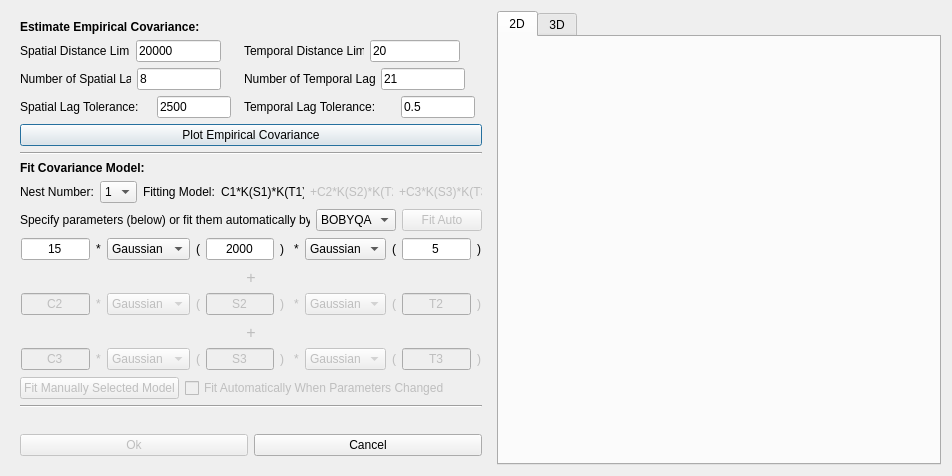
<?xml version="1.0" encoding="UTF-8"?>
<ui version="4.0">
 <class>PlotAndFitCovDlg</class>
 <widget class="QDialog" name="PlotAndFitCovDlg">
  <property name="windowModality">
   <enum>Qt::WindowModal</enum>
  </property>
  <property name="geometry">
   <rect>
    <x>0</x>
    <y>0</y>
    <width>952</width>
    <height>476</height>
   </rect>
  </property>
  <property name="windowTitle">
   <string>Covariance Analysis</string>
  </property>
  <property name="layoutDirection">
   <enum>Qt::LeftToRight</enum>
  </property>
  <layout class="QHBoxLayout" name="horizontalLayout_19">
   <item>
    <widget class="QWidget" name="widget" native="true">
     <property name="minimumSize">
      <size>
       <width>0</width>
       <height>0</height>
      </size>
     </property>
     <property name="maximumSize">
      <size>
       <width>480</width>
       <height>16777215</height>
      </size>
     </property>
     <layout class="QVBoxLayout" name="verticalLayout_10">
      <property name="sizeConstraint">
       <enum>QLayout::SetDefaultConstraint</enum>
      </property>
      <item>
       <layout class="QVBoxLayout" name="verticalLayout_6">
        <item>
         <layout class="QVBoxLayout" name="verticalLayout_5">
          <item>
           <widget class="QLabel" name="label_4">
            <property name="text">
             <string>&lt;html&gt;&lt;head/&gt;&lt;body&gt;&lt;p&gt;&lt;span style=&quot; font-family:'Helvetica,sans-serif'; font-weight:600; color:#000000;&quot;&gt;Estimate Empirical Covariance&lt;/span&gt;&lt;span style=&quot; font-weight:600; color:#000000;&quot;&gt;:&lt;/span&gt;&lt;/p&gt;&lt;/body&gt;&lt;/html&gt;</string>
            </property>
           </widget>
          </item>
          <item>
           <layout class="QHBoxLayout" name="horizontalLayout_12">
            <item>
             <layout class="QVBoxLayout" name="verticalLayout_4">
              <item>
               <layout class="QHBoxLayout" name="horizontalLayout_4">
                <item>
                 <widget class="QLabel" name="label_50">
                  <property name="minimumSize">
                   <size>
                    <width>110</width>
                    <height>16</height>
                   </size>
                  </property>
                  <property name="maximumSize">
                   <size>
                    <width>16777215</width>
                    <height>16777215</height>
                   </size>
                  </property>
                  <property name="text">
                   <string>Spatial Distance Limit:</string>
                  </property>
                 </widget>
                </item>
                <item>
                 <widget class="QLineEdit" name="lineEdit_sl">
                  <property name="sizePolicy">
                   <sizepolicy hsizetype="Expanding" vsizetype="Fixed">
                    <horstretch>0</horstretch>
                    <verstretch>0</verstretch>
                   </sizepolicy>
                  </property>
                  <property name="text">
                   <string>20000</string>
                  </property>
                 </widget>
                </item>
                <item>
                 <spacer name="horizontalSpacer">
                  <property name="orientation">
                   <enum>Qt::Horizontal</enum>
                  </property>
                  <property name="sizeHint" stdset="0">
                   <size>
                    <width>40</width>
                    <height>20</height>
                   </size>
                  </property>
                 </spacer>
                </item>
               </layout>
              </item>
              <item>
               <layout class="QHBoxLayout" name="horizontalLayout_5">
                <item>
                 <widget class="QLabel" name="label_51">
                  <property name="minimumSize">
                   <size>
                    <width>111</width>
                    <height>16</height>
                   </size>
                  </property>
                  <property name="text">
                   <string>Number of Spatial Lags:</string>
                  </property>
                 </widget>
                </item>
                <item>
                 <widget class="QLineEdit" name="lineEdit_sn">
                  <property name="text">
                   <string>8</string>
                  </property>
                 </widget>
                </item>
                <item>
                 <spacer name="horizontalSpacer_5">
                  <property name="orientation">
                   <enum>Qt::Horizontal</enum>
                  </property>
                  <property name="sizeHint" stdset="0">
                   <size>
                    <width>40</width>
                    <height>20</height>
                   </size>
                  </property>
                 </spacer>
                </item>
               </layout>
              </item>
              <item>
               <layout class="QHBoxLayout" name="horizontalLayout_7">
                <item>
                 <widget class="QLabel" name="label_52">
                  <property name="minimumSize">
                   <size>
                    <width>131</width>
                    <height>16</height>
                   </size>
                  </property>
                  <property name="maximumSize">
                   <size>
                    <width>131</width>
                    <height>16</height>
                   </size>
                  </property>
                  <property name="text">
                   <string>Spatial Lag Tolerance:</string>
                  </property>
                 </widget>
                </item>
                <item>
                 <widget class="QLineEdit" name="lineEdit_sr">
                  <property name="text">
                   <string>2500</string>
                  </property>
                 </widget>
                </item>
                <item>
                 <spacer name="horizontalSpacer_7">
                  <property name="orientation">
                   <enum>Qt::Horizontal</enum>
                  </property>
                  <property name="sizeHint" stdset="0">
                   <size>
                    <width>40</width>
                    <height>20</height>
                   </size>
                  </property>
                 </spacer>
                </item>
               </layout>
              </item>
             </layout>
            </item>
            <item>
             <widget class="QWidget" name="temporalcalcovwgt" native="true">
              <layout class="QVBoxLayout" name="verticalLayout_3">
               <property name="margin">
                <number>0</number>
               </property>
               <item>
                <layout class="QHBoxLayout" name="horizontalLayout">
                 <item>
                  <widget class="QLabel" name="label_53">
                   <property name="minimumSize">
                    <size>
                     <width>120</width>
                     <height>20</height>
                    </size>
                   </property>
                   <property name="maximumSize">
                    <size>
                     <width>16777215</width>
                     <height>16777215</height>
                    </size>
                   </property>
                   <property name="text">
                    <string>Temporal Distance Limit:</string>
                   </property>
                  </widget>
                 </item>
                 <item>
                  <widget class="QLineEdit" name="lineEdit_tl">
                   <property name="text">
                    <string>20</string>
                   </property>
                  </widget>
                 </item>
                 <item>
                  <spacer name="horizontalSpacer_4">
                   <property name="orientation">
                    <enum>Qt::Horizontal</enum>
                   </property>
                   <property name="sizeHint" stdset="0">
                    <size>
                     <width>40</width>
                     <height>20</height>
                    </size>
                   </property>
                  </spacer>
                 </item>
                </layout>
               </item>
               <item>
                <layout class="QHBoxLayout" name="horizontalLayout_2">
                 <item>
                  <widget class="QLabel" name="label_54">
                   <property name="minimumSize">
                    <size>
                     <width>131</width>
                     <height>16</height>
                    </size>
                   </property>
                   <property name="maximumSize">
                    <size>
                     <width>131</width>
                     <height>16</height>
                    </size>
                   </property>
                   <property name="text">
                    <string>Number of Temporal Lags:</string>
                   </property>
                  </widget>
                 </item>
                 <item>
                  <widget class="QLineEdit" name="lineEdit_tn">
                   <property name="text">
                    <string>21</string>
                   </property>
                  </widget>
                 </item>
                 <item>
                  <spacer name="horizontalSpacer_6">
                   <property name="orientation">
                    <enum>Qt::Horizontal</enum>
                   </property>
                   <property name="sizeHint" stdset="0">
                    <size>
                     <width>40</width>
                     <height>20</height>
                    </size>
                   </property>
                  </spacer>
                 </item>
                </layout>
               </item>
               <item>
                <layout class="QHBoxLayout" name="horizontalLayout_3">
                 <item>
                  <widget class="QLabel" name="label_55">
                   <property name="minimumSize">
                    <size>
                     <width>151</width>
                     <height>16</height>
                    </size>
                   </property>
                   <property name="maximumSize">
                    <size>
                     <width>151</width>
                     <height>16</height>
                    </size>
                   </property>
                   <property name="text">
                    <string>Temporal Lag Tolerance:</string>
                   </property>
                  </widget>
                 </item>
                 <item>
                  <widget class="QLineEdit" name="lineEdit_tr">
                   <property name="text">
                    <string>0.5</string>
                   </property>
                  </widget>
                 </item>
                 <item>
                  <spacer name="horizontalSpacer_8">
                   <property name="orientation">
                    <enum>Qt::Horizontal</enum>
                   </property>
                   <property name="sizeHint" stdset="0">
                    <size>
                     <width>40</width>
                     <height>20</height>
                    </size>
                   </property>
                  </spacer>
                 </item>
                </layout>
               </item>
              </layout>
             </widget>
            </item>
           </layout>
          </item>
          <item>
           <layout class="QHBoxLayout" name="horizontalLayout_15">
            <item>
             <widget class="QPushButton" name="pushButton_plot">
              <property name="text">
               <string>Plot Empirical Covariance</string>
              </property>
             </widget>
            </item>
           </layout>
          </item>
         </layout>
        </item>
       </layout>
      </item>
      <item>
       <widget class="Line" name="line">
        <property name="orientation">
         <enum>Qt::Horizontal</enum>
        </property>
       </widget>
      </item>
      <item>
       <layout class="QVBoxLayout" name="verticalLayout_11">
        <item>
         <widget class="QLabel" name="label_5">
          <property name="text">
           <string>&lt;html&gt;&lt;head/&gt;&lt;body&gt;&lt;p&gt;&lt;span style=&quot; font-family:'Helvetica,sans-serif'; font-weight:600; color:#000000;&quot;&gt;Fit Covariance Model:&lt;/span&gt;&lt;/p&gt;&lt;/body&gt;&lt;/html&gt;</string>
          </property>
         </widget>
        </item>
        <item>
         <layout class="QHBoxLayout" name="horizontalLayout_13">
          <item>
           <widget class="QLabel" name="label_15">
            <property name="text">
             <string>Nest Number:</string>
            </property>
           </widget>
          </item>
          <item>
           <widget class="QComboBox" name="comboBox_nestnumber">
            <item>
             <property name="text">
              <string>1</string>
             </property>
            </item>
            <item>
             <property name="text">
              <string>2</string>
             </property>
            </item>
            <item>
             <property name="text">
              <string>3</string>
             </property>
            </item>
           </widget>
          </item>
          <item>
           <spacer name="horizontalSpacer_2">
            <property name="orientation">
             <enum>Qt::Horizontal</enum>
            </property>
            <property name="sizeHint" stdset="0">
             <size>
              <width>40</width>
              <height>20</height>
             </size>
            </property>
           </spacer>
          </item>
          <item>
           <widget class="QLabel" name="label_23">
            <property name="text">
             <string>Fitting Model:</string>
            </property>
           </widget>
          </item>
          <item>
           <widget class="QLabel" name="label_1">
            <property name="text">
             <string>C1*K(S1)*K(T1)</string>
            </property>
           </widget>
          </item>
          <item>
           <widget class="QLabel" name="label_2">
            <property name="enabled">
             <bool>false</bool>
            </property>
            <property name="text">
             <string>+C2*K(S2)*K(T2)</string>
            </property>
           </widget>
          </item>
          <item>
           <widget class="QLabel" name="label_3">
            <property name="enabled">
             <bool>false</bool>
            </property>
            <property name="text">
             <string>+C3*K(S3)*K(T3)</string>
            </property>
           </widget>
          </item>
         </layout>
        </item>
        <item>
         <layout class="QHBoxLayout" name="horizontalLayout_9">
          <item>
           <widget class="QLabel" name="label">
            <property name="text">
             <string>Specify parameters (below) or fit them automatically by</string>
            </property>
           </widget>
          </item>
          <item>
           <widget class="QComboBox" name="comboBox_method">
            <item>
             <property name="text">
              <string>BOBYQA</string>
             </property>
            </item>
            <item>
             <property name="text">
              <string>PSO</string>
             </property>
            </item>
           </widget>
          </item>
          <item>
           <widget class="QPushButton" name="pushButton_show">
            <property name="enabled">
             <bool>false</bool>
            </property>
            <property name="text">
             <string>Fit Auto</string>
            </property>
           </widget>
          </item>
          <item>
           <spacer name="horizontalSpacer_3">
            <property name="orientation">
             <enum>Qt::Horizontal</enum>
            </property>
            <property name="sizeHint" stdset="0">
             <size>
              <width>40</width>
              <height>20</height>
             </size>
            </property>
           </spacer>
          </item>
         </layout>
        </item>
        <item>
         <widget class="QWidget" name="widget_7" native="true">
          <layout class="QVBoxLayout" name="verticalLayout_9">
           <property name="margin">
            <number>1</number>
           </property>
           <item>
            <layout class="QHBoxLayout" name="horizontalLayout_11">
             <item>
              <widget class="QLineEdit" name="lineEdit_c1">
               <property name="minimumSize">
                <size>
                 <width>69</width>
                 <height>20</height>
                </size>
               </property>
               <property name="text">
                <string>15</string>
               </property>
               <property name="alignment">
                <set>Qt::AlignCenter</set>
               </property>
              </widget>
             </item>
             <item>
              <widget class="QLabel" name="label_12">
               <property name="text">
                <string>*</string>
               </property>
              </widget>
             </item>
             <item>
              <widget class="QComboBox" name="comboBox_s1">
               <property name="minimumSize">
                <size>
                 <width>83</width>
                 <height>20</height>
                </size>
               </property>
               <item>
                <property name="text">
                 <string>Gaussian</string>
                </property>
               </item>
               <item>
                <property name="text">
                 <string>Exponential</string>
                </property>
               </item>
               <item>
                <property name="text">
                 <string>Spherical</string>
                </property>
               </item>
               <item>
                <property name="text">
                 <string>Holecos</string>
                </property>
               </item>
               <item>
                <property name="text">
                 <string>Nugget</string>
                </property>
               </item>
              </widget>
             </item>
             <item>
              <widget class="QLabel" name="label_26">
               <property name="text">
                <string>(</string>
               </property>
              </widget>
             </item>
             <item>
              <widget class="QLineEdit" name="lineEdit_s1">
               <property name="minimumSize">
                <size>
                 <width>68</width>
                 <height>20</height>
                </size>
               </property>
               <property name="text">
                <string>2000</string>
               </property>
               <property name="alignment">
                <set>Qt::AlignCenter</set>
               </property>
              </widget>
             </item>
             <item>
              <widget class="QLabel" name="label_t1">
               <property name="text">
                <string>) </string>
               </property>
              </widget>
             </item>
             <item>
              <widget class="QWidget" name="temporalfitcovwgt_1" native="true">
               <layout class="QHBoxLayout" name="horizontalLayout_16">
                <property name="margin">
                 <number>0</number>
                </property>
                <item>
                 <widget class="QLabel" name="label_6">
                  <property name="text">
                   <string>*</string>
                  </property>
                 </widget>
                </item>
                <item>
                 <widget class="QComboBox" name="comboBox_t1">
                  <item>
                   <property name="text">
                    <string>Gaussian</string>
                   </property>
                  </item>
                  <item>
                   <property name="text">
                    <string>Exponential</string>
                   </property>
                  </item>
                  <item>
                   <property name="text">
                    <string>Spherical</string>
                   </property>
                  </item>
                  <item>
                   <property name="text">
                    <string>Holecos</string>
                   </property>
                  </item>
                  <item>
                   <property name="text">
                    <string>Nugget</string>
                   </property>
                  </item>
                 </widget>
                </item>
                <item>
                 <widget class="QLabel" name="label_30">
                  <property name="text">
                   <string>(</string>
                  </property>
                 </widget>
                </item>
                <item>
                 <widget class="QLineEdit" name="lineEdit_t1">
                  <property name="minimumSize">
                   <size>
                    <width>69</width>
                    <height>20</height>
                   </size>
                  </property>
                  <property name="text">
                   <string>5</string>
                  </property>
                  <property name="alignment">
                   <set>Qt::AlignCenter</set>
                  </property>
                 </widget>
                </item>
                <item>
                 <widget class="QLabel" name="label_31">
                  <property name="text">
                   <string>)</string>
                  </property>
                 </widget>
                </item>
               </layout>
              </widget>
             </item>
            </layout>
           </item>
          </layout>
         </widget>
        </item>
        <item>
         <widget class="QWidget" name="widget_4" native="true">
          <property name="enabled">
           <bool>false</bool>
          </property>
          <layout class="QVBoxLayout" name="verticalLayout_7">
           <property name="margin">
            <number>1</number>
           </property>
           <item>
            <widget class="QLabel" name="label_14">
             <property name="font">
              <font>
               <pointsize>12</pointsize>
              </font>
             </property>
             <property name="text">
              <string>+</string>
             </property>
             <property name="alignment">
              <set>Qt::AlignCenter</set>
             </property>
            </widget>
           </item>
           <item>
            <layout class="QHBoxLayout" name="horizontalLayout_10">
             <item>
              <widget class="QLineEdit" name="lineEdit_c2">
               <property name="minimumSize">
                <size>
                 <width>69</width>
                 <height>20</height>
                </size>
               </property>
               <property name="text">
                <string>C2</string>
               </property>
               <property name="alignment">
                <set>Qt::AlignCenter</set>
               </property>
              </widget>
             </item>
             <item>
              <widget class="QLabel" name="label_10">
               <property name="text">
                <string>*</string>
               </property>
              </widget>
             </item>
             <item>
              <widget class="QComboBox" name="comboBox_s2">
               <property name="minimumSize">
                <size>
                 <width>83</width>
                 <height>20</height>
                </size>
               </property>
               <item>
                <property name="text">
                 <string>Gaussian</string>
                </property>
               </item>
               <item>
                <property name="text">
                 <string>Exponential</string>
                </property>
               </item>
               <item>
                <property name="text">
                 <string>Spherical</string>
                </property>
               </item>
               <item>
                <property name="text">
                 <string>Holecos</string>
                </property>
               </item>
               <item>
                <property name="text">
                 <string>Nugget</string>
                </property>
               </item>
              </widget>
             </item>
             <item>
              <widget class="QLabel" name="label_11">
               <property name="text">
                <string>(</string>
               </property>
              </widget>
             </item>
             <item>
              <widget class="QLineEdit" name="lineEdit_s2">
               <property name="minimumSize">
                <size>
                 <width>68</width>
                 <height>20</height>
                </size>
               </property>
               <property name="text">
                <string>S2</string>
               </property>
               <property name="alignment">
                <set>Qt::AlignCenter</set>
               </property>
              </widget>
             </item>
             <item>
              <widget class="QLabel" name="label_t1_2">
               <property name="text">
                <string>) </string>
               </property>
              </widget>
             </item>
             <item>
              <widget class="QWidget" name="temporalfitcovwgt_2" native="true">
               <layout class="QHBoxLayout" name="horizontalLayout_17">
                <property name="margin">
                 <number>0</number>
                </property>
                <item>
                 <widget class="QLabel" name="label_7">
                  <property name="text">
                   <string>*</string>
                  </property>
                 </widget>
                </item>
                <item>
                 <widget class="QComboBox" name="comboBox_t2">
                  <item>
                   <property name="text">
                    <string>Gaussian</string>
                   </property>
                  </item>
                  <item>
                   <property name="text">
                    <string>Exponential</string>
                   </property>
                  </item>
                  <item>
                   <property name="text">
                    <string>Spherical</string>
                   </property>
                  </item>
                  <item>
                   <property name="text">
                    <string>Holecos</string>
                   </property>
                  </item>
                  <item>
                   <property name="text">
                    <string>Nugget</string>
                   </property>
                  </item>
                 </widget>
                </item>
                <item>
                 <widget class="QLabel" name="label_18">
                  <property name="text">
                   <string>(</string>
                  </property>
                 </widget>
                </item>
                <item>
                 <widget class="QLineEdit" name="lineEdit_t2">
                  <property name="minimumSize">
                   <size>
                    <width>69</width>
                    <height>20</height>
                   </size>
                  </property>
                  <property name="text">
                   <string>T2</string>
                  </property>
                  <property name="alignment">
                   <set>Qt::AlignCenter</set>
                  </property>
                 </widget>
                </item>
                <item>
                 <widget class="QLabel" name="label_21">
                  <property name="text">
                   <string>)</string>
                  </property>
                 </widget>
                </item>
               </layout>
              </widget>
             </item>
            </layout>
           </item>
          </layout>
         </widget>
        </item>
        <item>
         <widget class="QWidget" name="widget_5" native="true">
          <property name="enabled">
           <bool>false</bool>
          </property>
          <layout class="QVBoxLayout" name="verticalLayout_8">
           <property name="margin">
            <number>1</number>
           </property>
           <item>
            <widget class="QLabel" name="label_19">
             <property name="font">
              <font>
               <pointsize>12</pointsize>
              </font>
             </property>
             <property name="text">
              <string>+</string>
             </property>
             <property name="alignment">
              <set>Qt::AlignCenter</set>
             </property>
            </widget>
           </item>
           <item>
            <layout class="QHBoxLayout" name="horizontalLayout_8">
             <item>
              <widget class="QLineEdit" name="lineEdit_c3">
               <property name="minimumSize">
                <size>
                 <width>69</width>
                 <height>20</height>
                </size>
               </property>
               <property name="text">
                <string>C3</string>
               </property>
               <property name="alignment">
                <set>Qt::AlignCenter</set>
               </property>
              </widget>
             </item>
             <item>
              <widget class="QLabel" name="label_9">
               <property name="text">
                <string>*</string>
               </property>
              </widget>
             </item>
             <item>
              <widget class="QComboBox" name="comboBox_s3">
               <property name="minimumSize">
                <size>
                 <width>83</width>
                 <height>20</height>
                </size>
               </property>
               <item>
                <property name="text">
                 <string>Gaussian</string>
                </property>
               </item>
               <item>
                <property name="text">
                 <string>Exponential</string>
                </property>
               </item>
               <item>
                <property name="text">
                 <string>Spherical</string>
                </property>
               </item>
               <item>
                <property name="text">
                 <string>Holecos</string>
                </property>
               </item>
               <item>
                <property name="text">
                 <string>Nugget</string>
                </property>
               </item>
              </widget>
             </item>
             <item>
              <widget class="QLabel" name="label_13">
               <property name="text">
                <string>(</string>
               </property>
              </widget>
             </item>
             <item>
              <widget class="QLineEdit" name="lineEdit_s3">
               <property name="minimumSize">
                <size>
                 <width>68</width>
                 <height>20</height>
                </size>
               </property>
               <property name="text">
                <string>S3</string>
               </property>
               <property name="alignment">
                <set>Qt::AlignCenter</set>
               </property>
              </widget>
             </item>
             <item>
              <widget class="QLabel" name="label_t1_3">
               <property name="text">
                <string>) </string>
               </property>
              </widget>
             </item>
             <item>
              <widget class="QWidget" name="temporalfitcovwgt_3" native="true">
               <layout class="QHBoxLayout" name="horizontalLayout_18">
                <property name="margin">
                 <number>0</number>
                </property>
                <item>
                 <widget class="QLabel" name="label_8">
                  <property name="text">
                   <string>*</string>
                  </property>
                 </widget>
                </item>
                <item>
                 <widget class="QComboBox" name="comboBox_t3">
                  <item>
                   <property name="text">
                    <string>Gaussian</string>
                   </property>
                  </item>
                  <item>
                   <property name="text">
                    <string>Exponential</string>
                   </property>
                  </item>
                  <item>
                   <property name="text">
                    <string>Spherical</string>
                   </property>
                  </item>
                  <item>
                   <property name="text">
                    <string>Holecos</string>
                   </property>
                  </item>
                  <item>
                   <property name="text">
                    <string>Nugget</string>
                   </property>
                  </item>
                 </widget>
                </item>
                <item>
                 <widget class="QLabel" name="label_28">
                  <property name="text">
                   <string>(</string>
                  </property>
                 </widget>
                </item>
                <item>
                 <widget class="QLineEdit" name="lineEdit_t3">
                  <property name="minimumSize">
                   <size>
                    <width>69</width>
                    <height>20</height>
                   </size>
                  </property>
                  <property name="text">
                   <string>T3</string>
                  </property>
                  <property name="alignment">
                   <set>Qt::AlignCenter</set>
                  </property>
                 </widget>
                </item>
                <item>
                 <widget class="QLabel" name="label_29">
                  <property name="text">
                   <string>)</string>
                  </property>
                 </widget>
                </item>
               </layout>
              </widget>
             </item>
            </layout>
           </item>
          </layout>
         </widget>
        </item>
        <item>
         <layout class="QHBoxLayout" name="horizontalLayout_6">
          <item>
           <widget class="QPushButton" name="pushButton_fit">
            <property name="enabled">
             <bool>false</bool>
            </property>
            <property name="text">
             <string>Fit Manually Selected Model</string>
            </property>
           </widget>
          </item>
          <item>
           <widget class="QCheckBox" name="checkBox_autofit">
            <property name="enabled">
             <bool>false</bool>
            </property>
            <property name="text">
             <string>Fit Automatically When Parameters Changed</string>
            </property>
           </widget>
          </item>
          <item>
           <spacer name="horizontalSpacer_9">
            <property name="orientation">
             <enum>Qt::Horizontal</enum>
            </property>
            <property name="sizeHint" stdset="0">
             <size>
              <width>40</width>
              <height>20</height>
             </size>
            </property>
           </spacer>
          </item>
         </layout>
        </item>
        <item>
         <widget class="Line" name="line_2">
          <property name="orientation">
           <enum>Qt::Horizontal</enum>
          </property>
         </widget>
        </item>
        <item>
         <spacer name="verticalSpacer">
          <property name="orientation">
           <enum>Qt::Vertical</enum>
          </property>
          <property name="sizeHint" stdset="0">
           <size>
            <width>20</width>
            <height>40</height>
           </size>
          </property>
         </spacer>
        </item>
        <item>
         <layout class="QHBoxLayout" name="horizontalLayout_14">
          <item>
           <widget class="QPushButton" name="pushButton_ok">
            <property name="enabled">
             <bool>false</bool>
            </property>
            <property name="text">
             <string>Ok</string>
            </property>
           </widget>
          </item>
          <item>
           <widget class="QPushButton" name="pushButton_cancel">
            <property name="text">
             <string>Cancel</string>
            </property>
           </widget>
          </item>
         </layout>
        </item>
       </layout>
      </item>
     </layout>
    </widget>
   </item>
   <item>
    <widget class="QTabWidget" name="tabWidget">
     <property name="currentIndex">
      <number>0</number>
     </property>
     <widget class="QWidget" name="tab">
      <attribute name="title">
       <string>2D</string>
      </attribute>
      <layout class="QVBoxLayout" name="verticalLayout">
       <item>
        <widget class="MplWidget" name="mplWidget_2d" native="true"/>
       </item>
      </layout>
     </widget>
     <widget class="QWidget" name="tab_2">
      <attribute name="title">
       <string>3D</string>
      </attribute>
      <layout class="QVBoxLayout" name="verticalLayout_2">
       <item>
        <widget class="MplWidget" name="mplWidget_3d" native="true"/>
       </item>
      </layout>
     </widget>
    </widget>
   </item>
  </layout>
 </widget>
 <customwidgets>
  <customwidget>
   <class>MplWidget</class>
   <extends>QWidget</extends>
   <header>mplwidget</header>
   <container>1</container>
  </customwidget>
 </customwidgets>
 <resources/>
 <connections/>
</ui>
